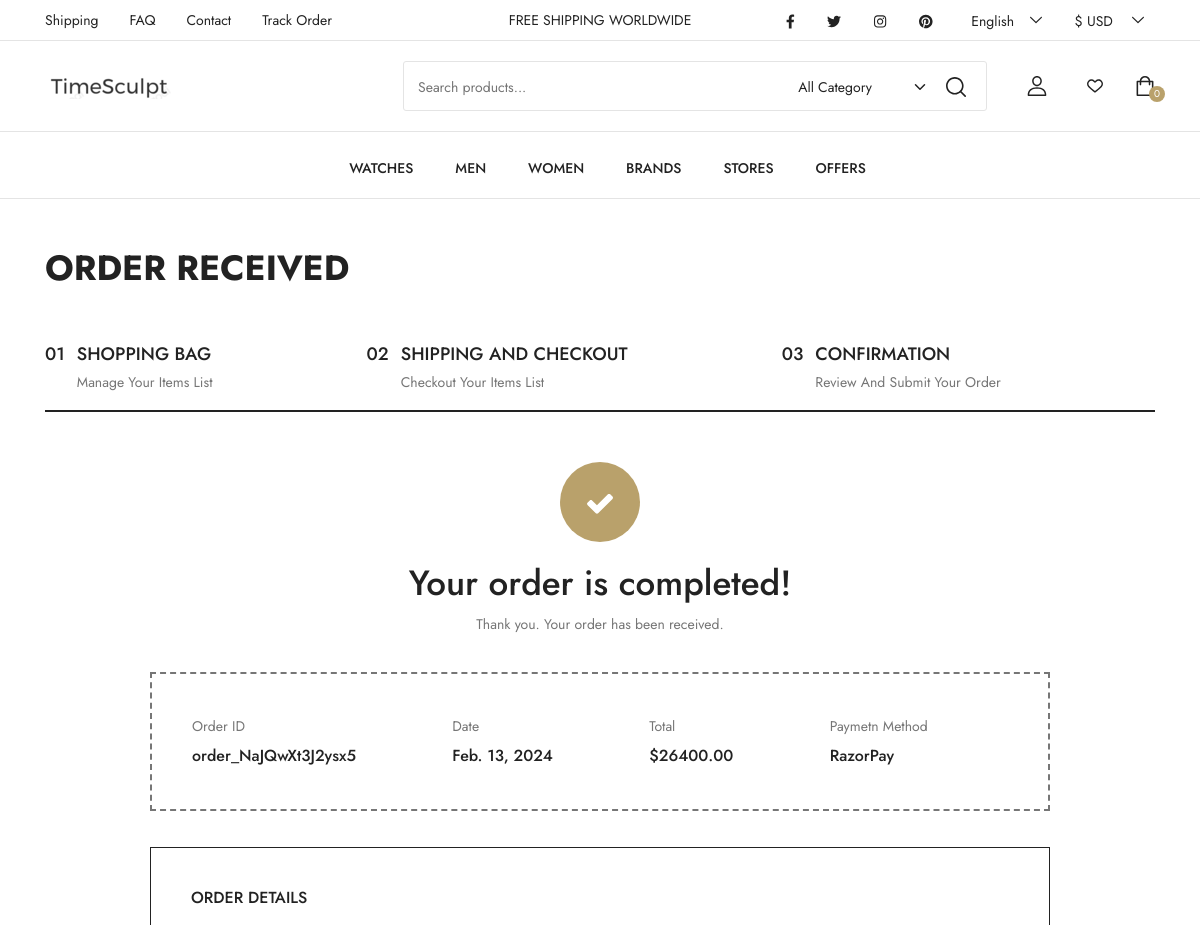
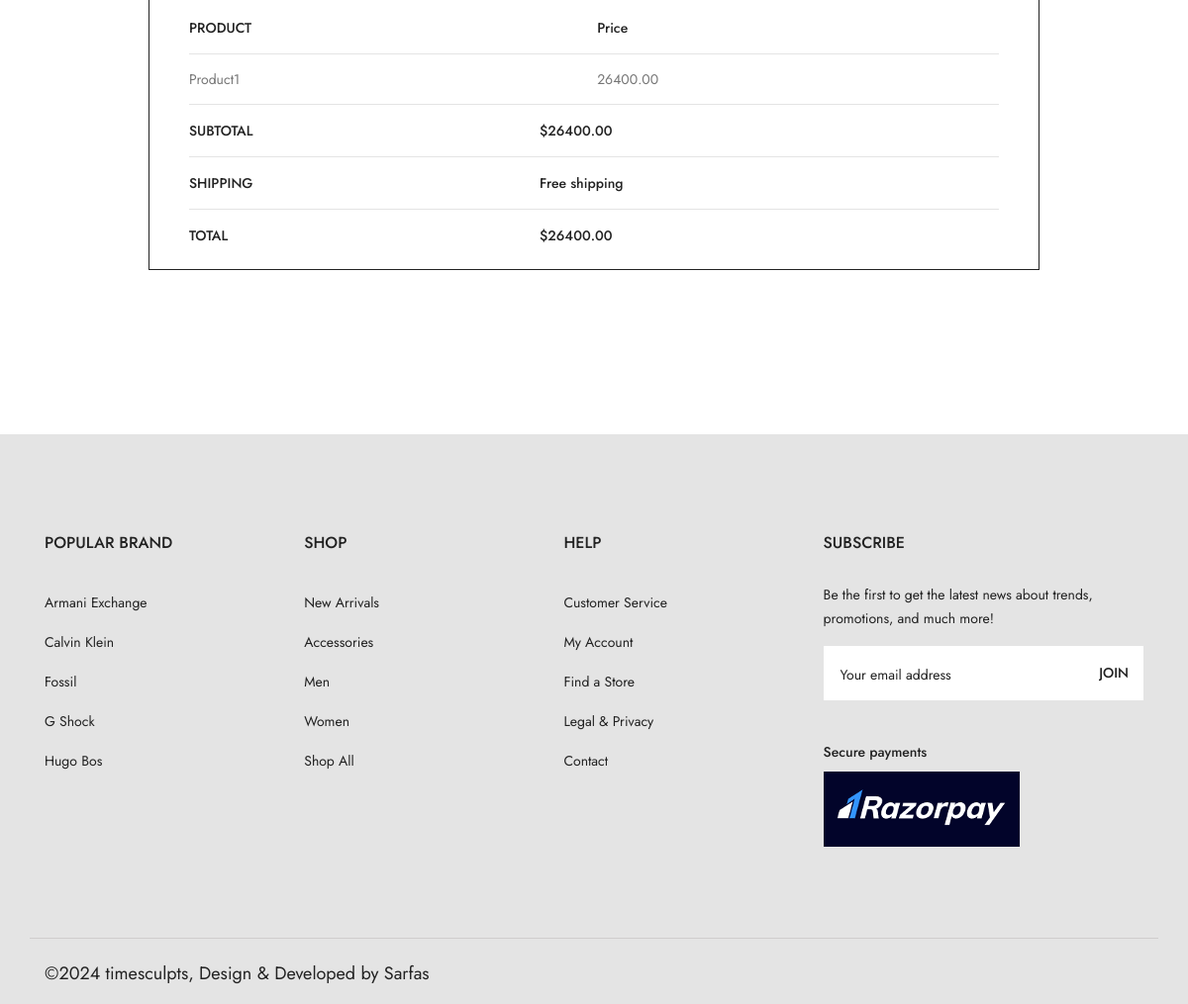
The page /orders/complete/ (signed in) on the database its author committed (2 pictures, top to bottom).
### home/models.py (models this page shows, shortened)
class Payment(models.Model):
    user = models.ForeignKey(User, on_delete=models.CASCADE, related_name='payments')
    amount=models.FloatField()
    razorpay_order_id=models.CharField(max_length=100,blank=True,null=True)
    razorpay_payment_status=models.CharField(max_length=100,blank=True,null=True)
    razorpay_payment_id=models.CharField(max_length=100,blank=True,null=True)
    paid=models.BooleanField(default=False)

class OrderPlaced(models.Model):
    user=models.ForeignKey(User ,on_delete=models.CASCADE)
    product=models.ForeignKey(Watch ,on_delete=models.CASCADE)
    ordered_date=models.DateField(auto_now_add=True)
    payment=models.ForeignKey(Payment,on_delete=models.CASCADE,default="")

class Watch(models.Model):
    GENDER_CHOICES = [
        ('Men', 'Men'),
        ('Unisex', 'Unisex'),
        ('Women', 'Women'),
    ]
    BRAND_CHOICES = [
        ('Armani Exchange', 'Armani Exchange'),
        ('Calvin Klein', 'Calvin Klein'),
        ('Casio', 'Casio'),
        ('Fossil', 'Fossil'),
        ('G-Shock', 'G-Shock'),
        ('Hugo Boss', 'Hugo Boss'),
        ('Kenneth Cole', 'Kenneth Cole'),
        ('Movado', 'Movado'),
        ('Obaku', 'Obaku'),
        ('Police', 'Police'),
        ('Titan', 'Titan'),
        ('Tommy Hilfiger', 'Tommy Hilfiger'),
    ]
    STYLE_CHOICES = [
        ('Adventure', 'Adventure'),
        ('Bling', 'Bling'),
        ('Casual', 'Casual'),
        ('Dressy', 'Dressy'),
        ('Fashion', 'Fashion'),
        ('Fitness', 'Fitness'),
        ('Formal', 'Formal'),
        ('Minimalistic', 'Minimalistic'),
        ('Party', 'Party'),
        ('Sporty', 'Sporty'),
    ]
    STRAP_MATERIAL_CHOICES = [
        ('Acetate', 'Acetate'),
        ('Alloy', 'Alloy'),
        ('Ceramic', 'Ceramic'),
        ('Fabric', 'Fabric'),
        ('Gold', 'Gold'),
        ('Leather', 'Leather'),
        ('Metal', 'Metal'),
        ('Nylon', 'Nylon'),
        ('PU', 'PU'),
        ('Plastic', 'Plastic'),
        ('Rubber', 'Rubber'),
        ('Silicon', 'Silicon'),
        ('Textile', 'Textile'),
    ]
    DIAL_TYPE_CHOICES = [
        ('Analog', 'Analog'),
        ('Digital', 'Digital'),
        ('Roman', 'Roman'),
        ('Smart', 'Smart'),
    ]
    DIAL_COLOUR_CHOICES = [
        ('Black', 'Black'),
        ('Blue', 'Blue'),
        ('Gold', 'Gold'),
        ('Pink', 'Pink'),
        ('White', 'White'),
    ]
    DIAL_SHAPE_CHOICES = [
        ('Oval', 'Oval'),
        ('Polygon', 'Polygon'),
        ('Rectangle', 'Rectangle'),
        ('Rectangular', 'Rectangular'),
        ('Round', 'Round'),
        ('Square', 'Square'),
        ('Triangle', 'Triangle'),
    ]
    watch_name = models.CharField(max_length=100,blank=True,null=True)
    watch_thumbnail = models.ImageField(upload_to='watch_thumbnails/',blank=True,null=True)
    brands = models.CharField(max_length=30, choices=BRAND_CHOICES,blank=True,null=True)
    watch_details = models.TextField(blank=True,null=True)
    price = models.DecimalField(max_digits=10, decimal_places=2,blank=True,null=True)
    discount = models.IntegerField(default=0,blank=True,null=True)
    gender = models.CharField(max_length=10, choices=GENDER_CHOICES,blank=True,null=True)
    dial_type = models.CharField(max_length=20, choices=DIAL_TYPE_CHOICES,blank=True,null=True)
    dial_colour = models.CharField(max_length=20, choices=DIAL_COLOUR_CHOICES,blank=True,null=True)
    dial_shape = models.CharField(max_length=20, choices=DIAL_SHAPE_CHOICES,blank=True,null=True)
    style = models.CharField(max_length=20, choices=STYLE_CHOICES,blank=True,null=True)
    strap_material = models.CharField(max_length=30, choices=STRAP_MATERIAL_CHOICES,blank=True,null=True)
    def actual_price(self):
        return self.price - (self.price * self.discount / 100)

### home/views.py (the view)
# urls.py: path('orders/complete/', views.orders, name='orders'),
def orders(request):
    order=OrderPlaced.objects.filter(user=request.user)
    total=0
    i=0
    order_id=order[0].payment.razorpay_order_id
    order_date=order[0].ordered_date
    delivary_date = order_date + timedelta(days=5)
    o_product=[]
    for order in order:
        o_product.append(order.product)
        total+=order.product.actual_price()
        i+=1
    context={'order_id':order_id,'total':total,'i':i,'order_date':order_date,'delivary_date':delivary_date,'o_product':o_product}
    return render(request,'order_complete.html',context)

### home/common_context_processors.py (called while the page is built)
def base_common(request):
    cart_item={}
    cart_count=0
    famount=0
    brands=Watch.BRAND_CHOICES
    if request.user.is_authenticated:
        try:
            user = request.user
            cart_item = Cart.objects.filter(user=user)
            cart_count=cart_item.count()
            famount=0
            for c in cart_item:
                famount +=c.watch_name.actual_price()
        except Cart.DoesNotExist:
            pass
    return {
        'cart_item': cart_item,'famount':famount,'cart_count':cart_count,'brands':brands
    }

### templates/order_complete.html (shortened to what this page needs)
{% extends 'base.html' %}
{% load static %}
{% block main %}
  <main>
    <div class="mb-4 pb-4"></div>
    <section class="shop-checkout container">
      <h2 class="page-title">Order Received</h2>
      <div class="checkout-steps">
        <a href="shop_cart.html" class="checkout-steps__item active">
          <span class="checkout-steps__item-number">01</span>
          <span class="checkout-steps__item-title">
            <span>Shopping Bag</span>
            <em>Manage Your Items List</em>
          </span>
        </a>
        <a href="shop_checkout.html" class="checkout-steps__item active">
          <span class="checkout-steps__item-number">02</span>
          <span class="checkout-steps__item-title">
            <span>Shipping and Checkout</span>
            <em>Checkout Your Items List</em>
          </span>
        </a>
        <a href="shop_order_complete.html" class="checkout-steps__item active">
          <span class="checkout-steps__item-number">03</span>
          <span class="checkout-steps__item-title">
            <span>Confirmation</span>
            <em>Review And Submit Your Order</em>
          </span>
        </a>
      </div>
      <div class="order-complete">
        <div class="order-complete__message">
          <h3>Your order is completed!</h3>
          <p>Thank you. Your order has been received.</p>
        </div>
        <div class="order-info">
          <div class="order-info__item">
            <label>Order ID</label>
            <span>{{order_id}}</span>
          </div>
          <div class="order-info__item">
            <label>Date</label>
            <span>{{order_date}}</span>
          </div>
          <div class="order-info__item">
            <label>Total</label>
            <span>${{total}}</span>
          </div>
          <div class="order-info__item">
            <label>Paymetn Method</label>
            <span>RazorPay</span>
          </div>
        </div>
        <div class="checkout__totals-wrapper">
          <div class="checkout__totals">
            <h3>Order Details</h3>
            <table class="checkout-cart-items">
              <thead>
                <tr>
                  <th>PRODUCT</th>
                  <th>Price</th>
                </tr>
              </thead>
              <tbody>
                {% for c in o_product %}
                <tr>
                  <td>
                    {{c.watch_name}}
                  </td>
                  <td>
                    {{c.actual_price}}
                  </td>
                </tr>
                {% endfor %}
              </tbody>
            </table>
            <table class="checkout-totals">
              <tbody>
                <tr>
                  <th>SUBTOTAL</th>
                  <td>${{total}}</td>
                </tr>
                <tr>
                  <th>SHIPPING</th>
                  <td>Free shipping</td>
                </tr>
                <tr>
                  <th>TOTAL</th>
                  <td>${{total}}</td>
                </tr>
              </tbody>
            </table>
          </div>
        </div>
      </div>
    </section>
  </main>
  <div class="mb-5 pb-xl-5"></div>
{% endblock main %}

### rows shown on the page
Payment: razorpay_order "order_NaJQwXt3J2ysx5"
OrderPlaced: ordered_date "Feb. 13, 2024"
Watch: watch_name "Product1", actual_price "26400.00"

### other values the page prints
{{ cart_count }} "0"
{{ total }} "26400.00"
